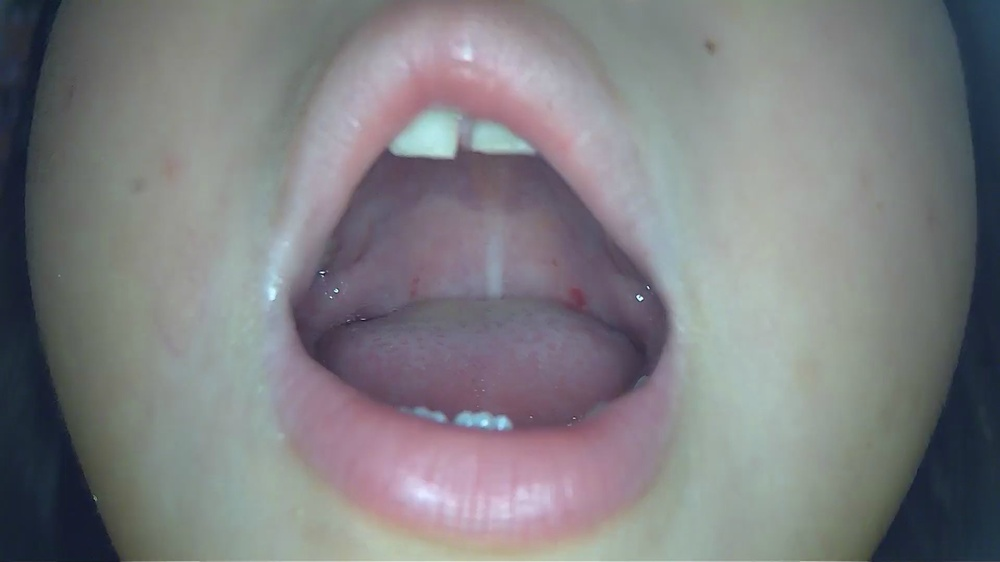
//> input picture code/face/faceUI/LibtestDemo/bin/Debug/src.jpg, 1000 x 562 px, shrunk from 1920 x 1080 before the run, given in place of tp.jpg, which was not available
$ ./Match_temple2   (built with g++ and OpenCV 4)
//> lines starting //> are read from the running program, lines starting //| are printed output that depends on the picture; after the words box and inside, x2 and y2 are one past the last pixel; in counts of white or black regions, pixels touching at a corner belong together; pictures that were not available may be replaced by others from this repository, and a replacement may not be noted
/**
work by yafeng


模板匹配，形状匹配
1，区域像素值匹配
利用模板图像像卷积一样遍历整幅图像，以某种比对方式(距离差之和，相关度等)计算相似度，
在结果图像上寻找最大或最小值（方法不同有些值越大越相似，有些相反）作为匹配结果。
函数：matchTemplate(src, templ, result, match_method)

2，外形轮廓匹配
先求出模板的轮廓，求轮廓的矩特征。再求出搜索图的所有轮廓及特征，与模板的轮廓特征
比较，差值最小的即为匹配结果。
函数：matchShapes(contours1, contours2, CV_CONTOURS_MATCH_I1, 0.0);

*/
#include "stdafx.h"
#include "opencv2/opencv.hpp"
#include <iostream>
#include <iomanip>
using namespace std;
using namespace cv;

Mat TempleMatch(int match_method, Mat&templ, Mat&img, Point& matchLoc, double* matchValue);
int ObjectMatch0(Mat&templ, Mat& srcImg, float th1);
int ObjectMatch1(Mat& srcImg, Mat& srcImg2, float th1);
int ObjectMatch(Mat& srcImg, Mat&templ, Mat& srcImg2, float th1);

void main()
{
	Mat srcImg0 = imread("tp.jpg");  //模板图像
//> srcImg0 is the input picture: 562 rows x 1000 cols, CV_8UC3; mean B, G, R 128.8, 126, 126
									 //imshow("src0", srcImg0);

	Mat srcImg1 = imread("tp1.jpg");  //模板图像
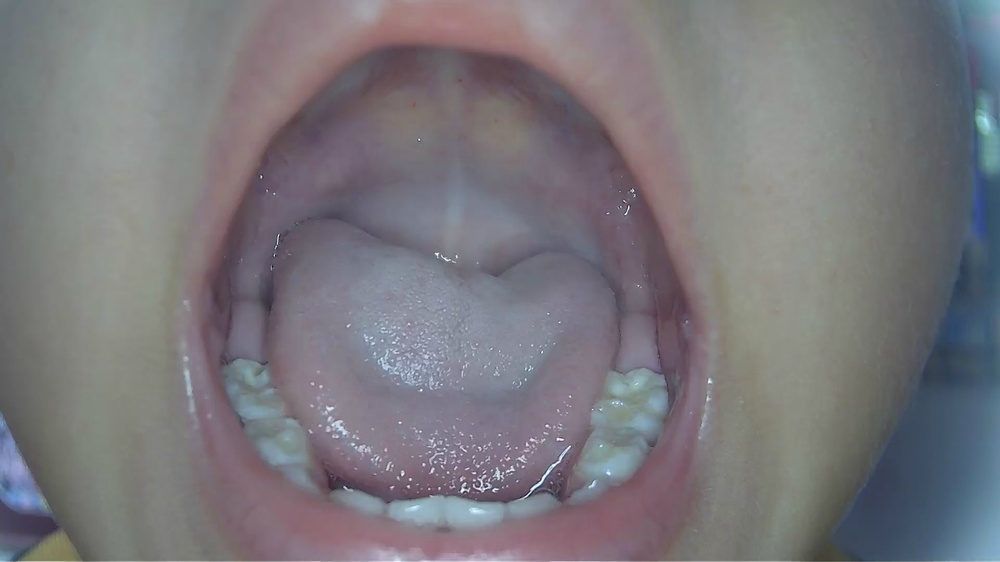
//> input picture code/face/faceUI/LibtestDemo/bin/Debug/src1.jpg, 1000 x 562 px, shrunk from 1920 x 1080 before the run, given in place of tp1.jpg, which was not available
//> srcImg1 is the input picture: 562 rows x 1000 cols, CV_8UC3; mean B, G, R 123.8, 119.1, 121.5
									  //imshow("src1", srcImg1);

	Mat srcImg2 = imread("src1.BMP");  //待测试图片
									   // [5 lines of commented-out code are left out]
	ObjectMatch(srcImg0, srcImg1, srcImg2, 100);

	waitKey(0);
}


// [83 lines left out: functions ObjectMatch0, ObjectMatch1, not called in this run]


int ObjectMatch(Mat& srcImg, Mat&templ, Mat& srcImg2, float th1)
{
//> called with th1 = 100
	float th = th1 / 100;

	cvtColor(srcImg, srcImg, CV_BGR2GRAY);
	threshold(srcImg, srcImg, 150, 255, CV_THRESH_BINARY);
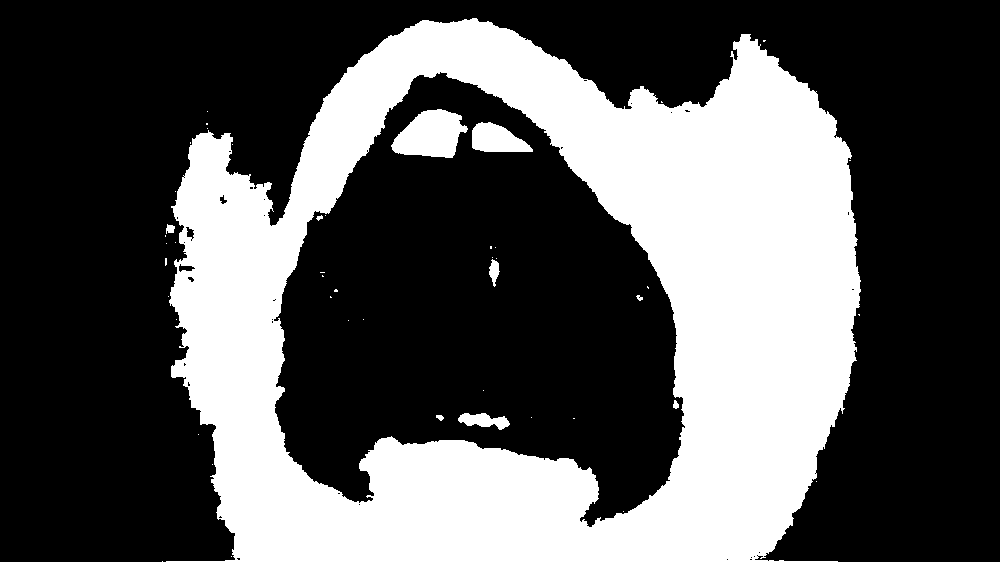
//> srcImg: 562 rows x 1000 cols, CV_8UC1; 34% white; 47 white regions (37 under 20 px)

	vector<vector<Point>> contours;
	vector<Vec4i> hierarcy;
	findContours(srcImg, contours, hierarcy, CV_RETR_EXTERNAL, CV_CHAIN_APPROX_NONE);
//> contours = 23 contours, 21 with area under 20; largest, box (x1, y1, x2, y2) and area: (166, 18, 861, 562) 305786, (166, 224, 175, 234) 46

	//Mat dstImg = srcImg2.clone();
	Mat src_gray;
	cvtColor(srcImg2, src_gray, CV_BGR2GRAY);
	threshold(src_gray, src_gray, 150, 255, CV_THRESH_BINARY);
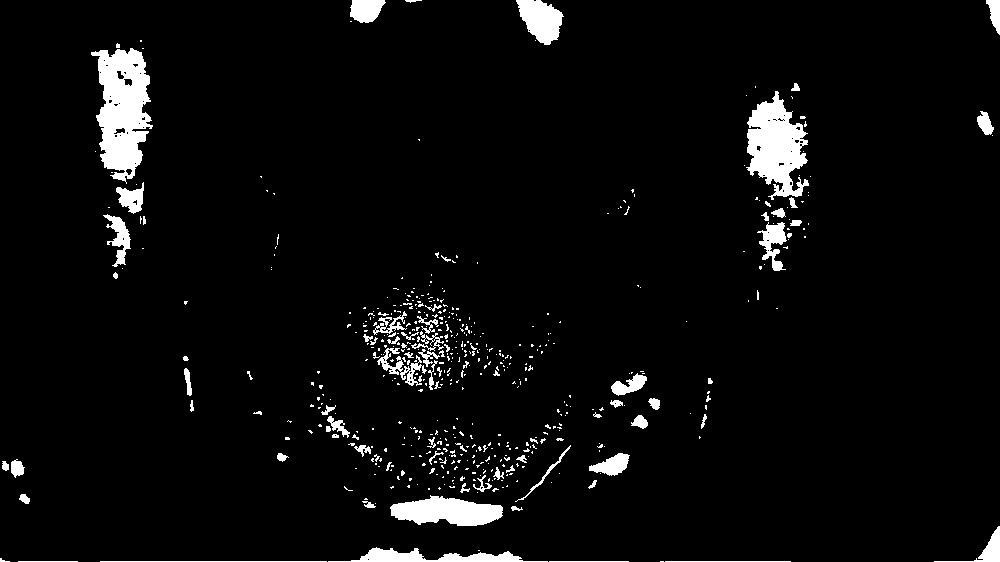
//> src_gray: 562 rows x 1000 cols, CV_8UC1; 4.6% white; 543 white regions (459 under 20 px)
	//imshow("src2_1", srcImg2);
	vector<vector<Point>> contours2;

	vector<Vec4i> hierarcy2;
	findContours(src_gray, contours2, hierarcy2, CV_RETR_TREE, CV_CHAIN_APPROX_NONE);
//> contours2 = 621 contours, 566 with area under 20; largest, box (x1, y1, x2, y2) and area: (91, 48, 153, 184) 5159, (746, 91, 809, 200) 3846, (390, 495, 503, 526) 2220, (516, 0, 564, 45) 1304, (328, 547, 548, 562) 1164

	for (int i = 0; i<contours2.size(); i++)
	{
		double Areadiff = abs(contourArea(contours2[i]) - contourArea(contours[0]));

		double matchRate = matchShapes(contours[0], contours2[i], CV_CONTOURS_MATCH_I1, 0.0);//形状匹配:值越小越相似
																							 //cout << "index=" << i << "---" << setiosflags(ios::fixed) << matchRate << endl;//setiosflags(ios::fixed)是用定点方式表示实数，保留相同位数，相同格式输出
		if ((matchRate <= th) && (Areadiff <= 10000))
		{
			drawContours(srcImg2, contours2, i, Scalar(0, 255, 0), 2, 8);
			Rect r0 = boundingRect(contours2[i]);
			// [4 lines of commented-out code are left out]
			Mat t_img = srcImg2(r0).clone();
			Point matchLoc;
			double matchValue;
			TempleMatch(1, templ, t_img, matchLoc, &matchValue);
			//rectangle(srcImg2,r2, Scalar(255, 0, 0),1, 8, 0);

			//! [imshow]
			/// Show me what you got
			Point matchLoc_d(r0.x + matchLoc.x, r0.y + matchLoc.y);
			rectangle(srcImg2, matchLoc_d, Point(matchLoc_d.x + templ.cols, matchLoc_d.y + templ.rows), Scalar::all(90), 1, 8, 0);
			cout << "matchValue=" << matchValue << endl;

			//! [imshow]
		}


		//imshow("dst", dstImg2);

	}
//> this loop made 621 passes
//> (Areadiff, matchRate) on passes 8, 10, 11: (1164, 1.8e+308), (407.5, 1.8e+308), (21, 1.8e+308)
//| matchValue=0.810991
//| matchValue=0.708181
//| matchValue=0.806873
//| matchValue=0.83241
//| matchValue=0.793887
//| matchValue=0.706818
//| matchValue=0.703885
//| matchValue=0.703885
//> (output is shown up to pass 17 of 621)
//> pass 1, in TempleMatch, `matchTemplate(img, templ, result, match_method);`:
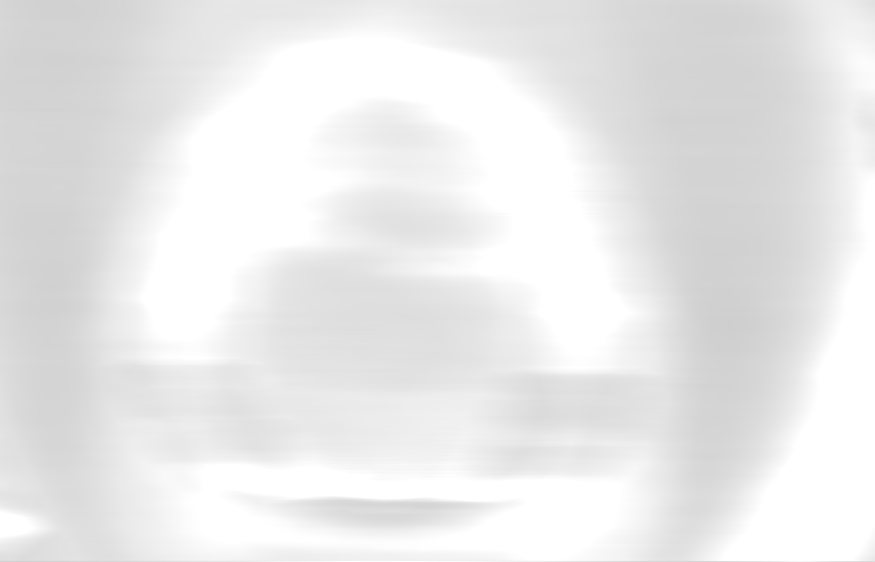
//> result: 562 rows x 875 cols, CV_32FC1; min 0.811, max 1, mean 0.918
//> pass 2, in TempleMatch (call 2), `matchTemplate(img, templ, result, match_method);`:
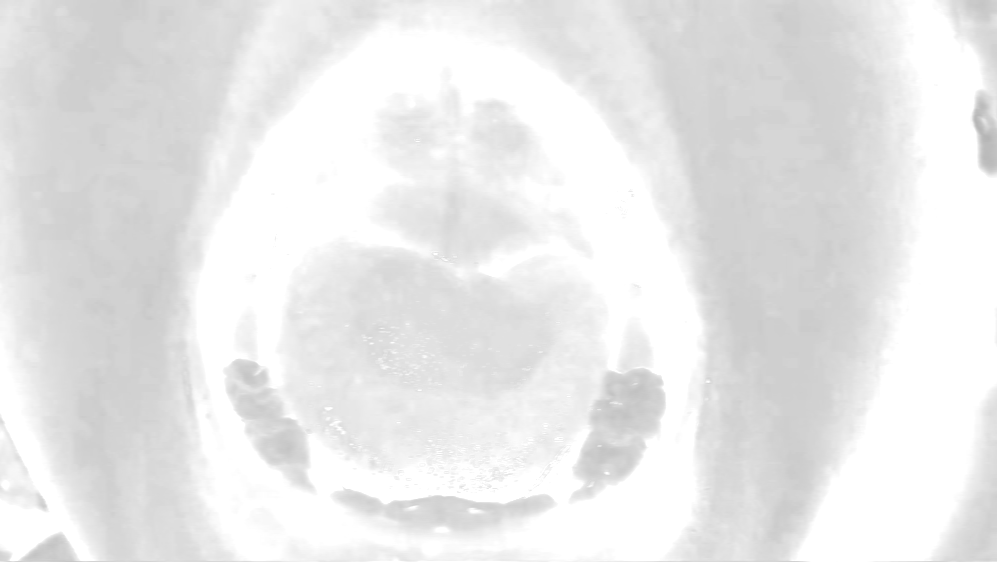
//> result: 562 rows x 997 cols, CV_32FC1; min 0.708, max 1, mean 0.913
//> pass 3, in TempleMatch (call 3), `matchTemplate(img, templ, result, match_method);`:
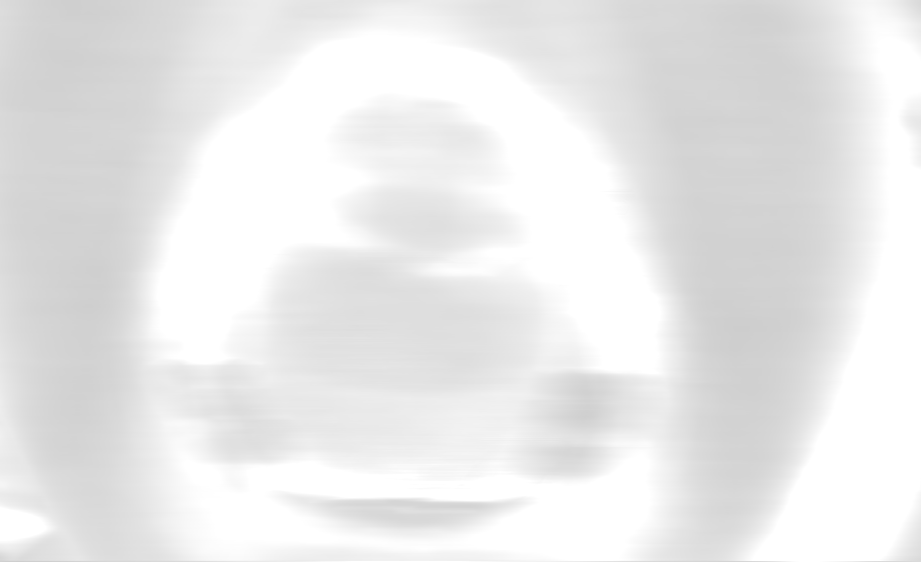
//> result: 562 rows x 921 cols, CV_32FC1; min 0.807, max 1, mean 0.916
//> after the loop:
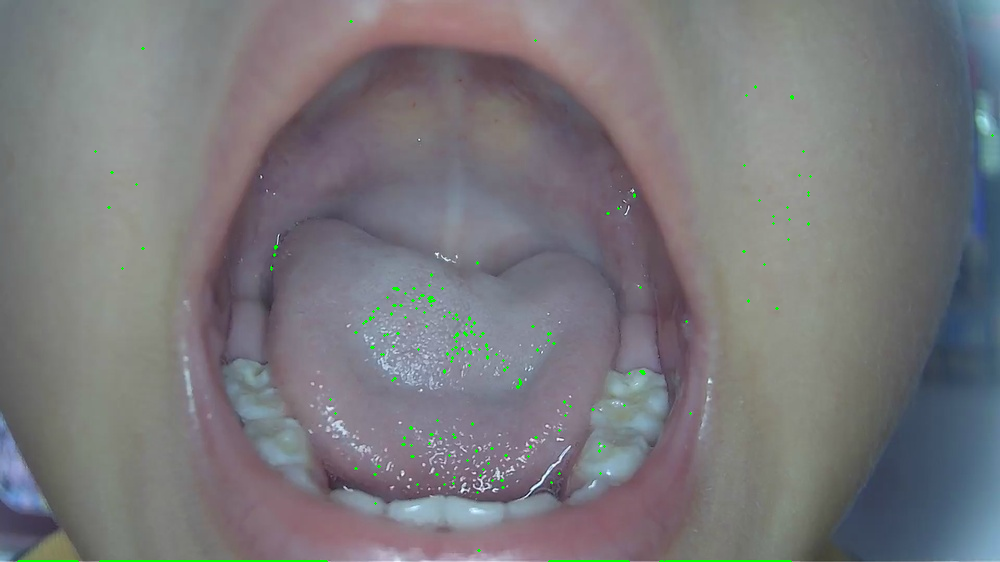
//> srcImg2: 562 rows x 1000 cols, CV_8UC3; 0.4% of pixels changed, all inside (x1, y1, x2, y2) = (17, 20, 994, 562)

	imwrite("dst.jpg", srcImg2);

	return 0;

}


Mat TempleMatch(int match_method, Mat&templ, Mat&img, Point& matchLoc, double* matchValue)
{
	//! [copy_source]
	/// Source image to display
	bool use_mask = false;
	Mat  result, mask;
	//img.copyTo(img_display);
	//! [copy_source]

	//! [create_result_matrix]
	/// Create the result matrix
	/*int result_cols = img.cols - templ.cols + 1;
	int result_rows = img.rows - templ.rows + 1;
	cout << "result_cols=" << result_cols << endl;
	cout << "result_rows=" << result_rows << endl;
	result.create(result_rows, result_cols, CV_32FC1);*/
	//! [create_result_matrix]

	//! [match_template]
	/// Do the Matching and Normalize
	bool method_accepts_mask = (CV_TM_SQDIFF == match_method || match_method == CV_TM_CCORR_NORMED);
	if (use_mask && method_accepts_mask)
	{
		matchTemplate(img, templ, result, match_method, mask);
	}
	else
	{
		matchTemplate(img, templ, result, match_method);
	}
	//! [match_template]

	//! [normalize]

	//normalize(result, result, 0, 255, NORM_MINMAX, -1, Mat());
	//! [normalize]

	//! [best_match]
	/// Localizing the best match with minMaxLoc
	double minVal; double maxVal; Point minLoc; Point maxLoc;
	//Mat res;//(result.rows, result.cols, CV_8U);
	//result.convertTo(res, CV_8U);

	minMaxLoc(result, &minVal, &maxVal, &minLoc, &maxLoc, Mat());
	//! [best_match]

	//! [match_loc]
	/// For SQDIFF and SQDIFF_NORMED, the best matches are lower values. For all the other methods, the higher the better
	if (match_method == TM_SQDIFF || match_method == TM_SQDIFF_NORMED)
	{
		matchLoc = minLoc;
		*matchValue = minVal;
		//cout << minVal << endl;
	}
	else
	{
		matchLoc = maxLoc;
		*matchValue = maxVal;
	}
	//! [match_loc]
	//rectangle(result, matchLoc, Point(matchLoc.x + templ.cols, matchLoc.y + templ.rows), Scalar::all(0), 2, 8, 0);
	//cout << result << endl;
	//imshow("dst", result);


	return result;
}
